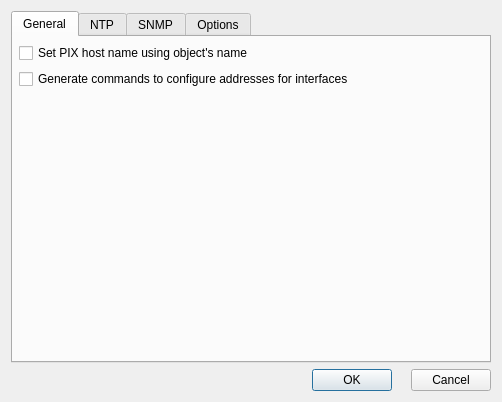
<ui version="4.0" >
 <class>pixosAdvancedDialog_q</class>
 <widget class="QDialog" name="pixosAdvancedDialog_q" >
  <property name="enabled" >
   <bool>true</bool>
  </property>
  <property name="geometry" >
   <rect>
    <x>0</x>
    <y>0</y>
    <width>502</width>
    <height>402</height>
   </rect>
  </property>
  <property name="windowTitle" >
   <string>PIX Advanced Configuration Options</string>
  </property>
  <layout class="QGridLayout" >
   <property name="leftMargin" >
    <number>11</number>
   </property>
   <property name="topMargin" >
    <number>11</number>
   </property>
   <property name="rightMargin" >
    <number>11</number>
   </property>
   <property name="bottomMargin" >
    <number>11</number>
   </property>
   <property name="horizontalSpacing" >
    <number>6</number>
   </property>
   <property name="verticalSpacing" >
    <number>6</number>
   </property>
   <item row="0" column="0" >
    <widget class="QTabWidget" name="notebook305" >
     <property name="currentIndex" >
      <number>0</number>
     </property>
     <widget class="QWidget" name="TabPage" >
      <attribute name="title" >
       <string>General</string>
      </attribute>
      <layout class="QGridLayout" >
       <property name="leftMargin" >
        <number>6</number>
       </property>
       <property name="topMargin" >
        <number>6</number>
       </property>
       <property name="rightMargin" >
        <number>6</number>
       </property>
       <property name="bottomMargin" >
        <number>6</number>
       </property>
       <property name="horizontalSpacing" >
        <number>6</number>
       </property>
       <property name="verticalSpacing" >
        <number>6</number>
       </property>
       <item row="0" column="0" >
        <widget class="QCheckBox" name="pix_set_host_name" >
         <property name="text" >
          <string>Set PIX host name using object's name</string>
         </property>
        </widget>
       </item>
       <item row="1" column="0" >
        <widget class="QCheckBox" name="pix_ip_address" >
         <property name="text" >
          <string>Generate commands to configure addresses for interfaces</string>
         </property>
        </widget>
       </item>
       <item row="2" column="0" >
        <spacer>
         <property name="orientation" >
          <enum>Qt::Vertical</enum>
         </property>
         <property name="sizeType" >
          <enum>QSizePolicy::Expanding</enum>
         </property>
         <property name="sizeHint" >
          <size>
           <width>20</width>
           <height>40</height>
          </size>
         </property>
        </spacer>
       </item>
      </layout>
     </widget>
     <widget class="QWidget" name="label593" >
      <attribute name="title" >
       <string>NTP</string>
      </attribute>
      <layout class="QGridLayout" >
       <property name="leftMargin" >
        <number>6</number>
       </property>
       <property name="topMargin" >
        <number>6</number>
       </property>
       <property name="rightMargin" >
        <number>6</number>
       </property>
       <property name="bottomMargin" >
        <number>6</number>
       </property>
       <property name="horizontalSpacing" >
        <number>6</number>
       </property>
       <property name="verticalSpacing" >
        <number>6</number>
       </property>
       <item row="1" column="0" >
        <spacer>
         <property name="orientation" >
          <enum>Qt::Vertical</enum>
         </property>
         <property name="sizeType" >
          <enum>QSizePolicy::Expanding</enum>
         </property>
         <property name="sizeHint" >
          <size>
           <width>20</width>
           <height>30</height>
          </size>
         </property>
        </spacer>
       </item>
       <item row="0" column="0" >
        <widget class="QGroupBox" name="buttonGroup41" >
         <property name="title" >
          <string>NTP Servers:</string>
         </property>
         <layout class="QGridLayout" >
          <property name="leftMargin" >
           <number>6</number>
          </property>
          <property name="topMargin" >
           <number>6</number>
          </property>
          <property name="rightMargin" >
           <number>6</number>
          </property>
          <property name="bottomMargin" >
           <number>6</number>
          </property>
          <property name="horizontalSpacing" >
           <number>6</number>
          </property>
          <property name="verticalSpacing" >
           <number>6</number>
          </property>
          <item row="1" column="1" >
           <widget class="QLineEdit" name="ntp1" />
          </item>
          <item row="2" column="1" >
           <widget class="QLineEdit" name="ntp2" />
          </item>
          <item row="3" column="2" >
           <widget class="QRadioButton" name="ntp3_pref" >
            <property name="text" >
             <string/>
            </property>
           </widget>
          </item>
          <item row="2" column="2" >
           <widget class="QRadioButton" name="ntp2_pref" >
            <property name="text" >
             <string/>
            </property>
           </widget>
          </item>
          <item row="3" column="1" >
           <widget class="QLineEdit" name="ntp3" />
          </item>
          <item row="1" column="0" >
           <widget class="QLabel" name="label580_2" >
            <property name="text" >
             <string>Server 1:</string>
            </property>
            <property name="alignment" >
             <set>Qt::AlignCenter</set>
            </property>
            <property name="wordWrap" >
             <bool>false</bool>
            </property>
           </widget>
          </item>
          <item row="2" column="0" >
           <widget class="QLabel" name="label580_2_2" >
            <property name="text" >
             <string>Server 2:</string>
            </property>
            <property name="alignment" >
             <set>Qt::AlignCenter</set>
            </property>
            <property name="wordWrap" >
             <bool>false</bool>
            </property>
           </widget>
          </item>
          <item row="3" column="0" >
           <widget class="QLabel" name="label580_2_3" >
            <property name="text" >
             <string>Server 3:</string>
            </property>
            <property name="alignment" >
             <set>Qt::AlignCenter</set>
            </property>
            <property name="wordWrap" >
             <bool>false</bool>
            </property>
           </widget>
          </item>
          <item row="1" column="2" >
           <widget class="QRadioButton" name="ntp1_pref" >
            <property name="text" >
             <string/>
            </property>
           </widget>
          </item>
          <item row="0" column="2" >
           <widget class="QLabel" name="label609" >
            <property name="text" >
             <string>Preffered:</string>
            </property>
            <property name="alignment" >
             <set>Qt::AlignCenter</set>
            </property>
            <property name="wordWrap" >
             <bool>false</bool>
            </property>
           </widget>
          </item>
          <item row="0" column="1" >
           <widget class="QLabel" name="label610" >
            <property name="text" >
             <string>IP address:</string>
            </property>
            <property name="alignment" >
             <set>Qt::AlignCenter</set>
            </property>
            <property name="wordWrap" >
             <bool>false</bool>
            </property>
           </widget>
          </item>
         </layout>
        </widget>
       </item>
      </layout>
     </widget>
     <widget class="QWidget" name="label602" >
      <attribute name="title" >
       <string>SNMP</string>
      </attribute>
      <layout class="QGridLayout" >
       <property name="leftMargin" >
        <number>6</number>
       </property>
       <property name="topMargin" >
        <number>6</number>
       </property>
       <property name="rightMargin" >
        <number>6</number>
       </property>
       <property name="bottomMargin" >
        <number>6</number>
       </property>
       <property name="horizontalSpacing" >
        <number>6</number>
       </property>
       <property name="verticalSpacing" >
        <number>6</number>
       </property>
       <item row="0" column="0" >
        <widget class="QCheckBox" name="disable_snmp_agent" >
         <property name="text" >
          <string>Disable SNMP Agent</string>
         </property>
        </widget>
       </item>
       <item row="1" column="0" >
        <widget class="QCheckBox" name="set_communities" >
         <property name="text" >
          <string>Set SNMP communities using data from the firewall object dialog</string>
         </property>
        </widget>
       </item>
       <item row="5" column="0" >
        <spacer>
         <property name="orientation" >
          <enum>Qt::Vertical</enum>
         </property>
         <property name="sizeType" >
          <enum>QSizePolicy::Expanding</enum>
         </property>
         <property name="sizeHint" >
          <size>
           <width>20</width>
           <height>40</height>
          </size>
         </property>
        </spacer>
       </item>
       <item row="4" column="0" >
        <widget class="QGroupBox" name="frame149" >
         <property name="title" >
          <string>SNMP servers</string>
         </property>
         <layout class="QGridLayout" >
          <property name="leftMargin" >
           <number>6</number>
          </property>
          <property name="topMargin" >
           <number>6</number>
          </property>
          <property name="rightMargin" >
           <number>6</number>
          </property>
          <property name="bottomMargin" >
           <number>6</number>
          </property>
          <property name="horizontalSpacing" >
           <number>6</number>
          </property>
          <property name="verticalSpacing" >
           <number>6</number>
          </property>
          <item row="1" column="1" >
           <widget class="QLineEdit" name="snmp_server1" />
          </item>
          <item row="2" column="1" >
           <widget class="QLineEdit" name="snmp_server2" />
          </item>
          <item row="1" column="2" >
           <widget class="QComboBox" name="snmp_poll_traps_1" >
            <item>
             <property name="text" >
              <string>Poll</string>
             </property>
            </item>
            <item>
             <property name="text" >
              <string>Poll and Traps</string>
             </property>
            </item>
            <item>
             <property name="text" >
              <string>Traps</string>
             </property>
            </item>
           </widget>
          </item>
          <item row="2" column="2" >
           <widget class="QComboBox" name="snmp_poll_traps_2" >
            <item>
             <property name="text" >
              <string>Poll</string>
             </property>
            </item>
            <item>
             <property name="text" >
              <string>Poll and Traps</string>
             </property>
            </item>
            <item>
             <property name="text" >
              <string>Traps</string>
             </property>
            </item>
           </widget>
          </item>
          <item row="0" column="2" >
           <widget class="QLabel" name="label604" >
            <property name="text" >
             <string>Enable:</string>
            </property>
            <property name="alignment" >
             <set>Qt::AlignCenter</set>
            </property>
            <property name="wordWrap" >
             <bool>false</bool>
            </property>
           </widget>
          </item>
          <item row="0" column="1" >
           <widget class="QLabel" name="label603" >
            <property name="sizePolicy" >
             <sizepolicy vsizetype="Preferred" hsizetype="Expanding" >
              <horstretch>0</horstretch>
              <verstretch>0</verstretch>
             </sizepolicy>
            </property>
            <property name="text" >
             <string>IP address:</string>
            </property>
            <property name="alignment" >
             <set>Qt::AlignCenter</set>
            </property>
            <property name="wordWrap" >
             <bool>false</bool>
            </property>
           </widget>
          </item>
          <item row="1" column="0" >
           <widget class="QLabel" name="label606" >
            <property name="text" >
             <string>SNMP Server 1:</string>
            </property>
            <property name="alignment" >
             <set>Qt::AlignCenter</set>
            </property>
            <property name="wordWrap" >
             <bool>false</bool>
            </property>
           </widget>
          </item>
          <item row="2" column="0" >
           <widget class="QLabel" name="label607" >
            <property name="text" >
             <string>SNMP Server 2:</string>
            </property>
            <property name="alignment" >
             <set>Qt::AlignCenter</set>
            </property>
            <property name="wordWrap" >
             <bool>false</bool>
            </property>
           </widget>
          </item>
         </layout>
        </widget>
       </item>
       <item row="3" column="0" >
        <widget class="QCheckBox" name="enable_traps" >
         <property name="text" >
          <string>Enable sending log messages as SNMP trap notifications</string>
         </property>
        </widget>
       </item>
      </layout>
     </widget>
     <widget class="QWidget" name="label608" >
      <attribute name="title" >
       <string>Options</string>
      </attribute>
      <layout class="QGridLayout" >
       <property name="leftMargin" >
        <number>6</number>
       </property>
       <property name="topMargin" >
        <number>6</number>
       </property>
       <property name="rightMargin" >
        <number>6</number>
       </property>
       <property name="bottomMargin" >
        <number>6</number>
       </property>
       <property name="horizontalSpacing" >
        <number>6</number>
       </property>
       <property name="verticalSpacing" >
        <number>6</number>
       </property>
       <item row="0" column="0" >
        <widget class="QCheckBox" name="tcpmss" >
         <property name="text" >
          <string>Change TCP MSS to</string>
         </property>
        </widget>
       </item>
       <item row="1" column="1" >
        <spacer>
         <property name="orientation" >
          <enum>Qt::Vertical</enum>
         </property>
         <property name="sizeType" >
          <enum>QSizePolicy::Expanding</enum>
         </property>
         <property name="sizeHint" >
          <size>
           <width>20</width>
           <height>162</height>
          </size>
         </property>
        </spacer>
       </item>
       <item row="0" column="1" >
        <widget class="QSpinBox" name="tcpmss_value" >
         <property name="minimum" >
          <number>0</number>
         </property>
         <property name="maximum" >
          <number>4096</number>
         </property>
         <property name="singleStep" >
          <number>10</number>
         </property>
         <property name="value" >
          <number>1380</number>
         </property>
        </widget>
       </item>
       <item row="0" column="2" >
        <widget class="QLabel" name="label567" >
         <property name="text" >
          <string>bytes</string>
         </property>
         <property name="alignment" >
          <set>Qt::AlignCenter</set>
         </property>
         <property name="wordWrap" >
          <bool>false</bool>
         </property>
        </widget>
       </item>
       <item row="0" column="3" >
        <spacer>
         <property name="orientation" >
          <enum>Qt::Horizontal</enum>
         </property>
         <property name="sizeType" >
          <enum>QSizePolicy::Expanding</enum>
         </property>
         <property name="sizeHint" >
          <size>
           <width>20</width>
           <height>20</height>
          </size>
         </property>
        </spacer>
       </item>
      </layout>
     </widget>
    </widget>
   </item>
   <item row="1" column="0" >
    <layout class="QHBoxLayout" >
     <property name="spacing" >
      <number>6</number>
     </property>
     <property name="leftMargin" >
      <number>0</number>
     </property>
     <property name="topMargin" >
      <number>0</number>
     </property>
     <property name="rightMargin" >
      <number>0</number>
     </property>
     <property name="bottomMargin" >
      <number>0</number>
     </property>
     <item>
      <spacer>
       <property name="orientation" >
        <enum>Qt::Horizontal</enum>
       </property>
       <property name="sizeType" >
        <enum>QSizePolicy::Expanding</enum>
       </property>
       <property name="sizeHint" >
        <size>
         <width>20</width>
         <height>20</height>
        </size>
       </property>
      </spacer>
     </item>
     <item>
      <widget class="QPushButton" name="ok_button" >
       <property name="text" >
        <string>OK</string>
       </property>
      </widget>
     </item>
     <item>
      <widget class="QLabel" name="label590" >
       <property name="alignment" >
        <set>Qt::AlignCenter</set>
       </property>
       <property name="wordWrap" >
        <bool>false</bool>
       </property>
      </widget>
     </item>
     <item>
      <widget class="QPushButton" name="cancel_button" >
       <property name="text" >
        <string>Cancel</string>
       </property>
      </widget>
     </item>
    </layout>
   </item>
  </layout>
 </widget>
 <layoutdefault spacing="6" margin="11" />
 <tabstops>
  <tabstop>notebook305</tabstop>
  <tabstop>pix_set_host_name</tabstop>
  <tabstop>pix_ip_address</tabstop>
  <tabstop>ntp1</tabstop>
  <tabstop>ntp1_pref</tabstop>
  <tabstop>ntp2</tabstop>
  <tabstop>ntp2_pref</tabstop>
  <tabstop>ntp3</tabstop>
  <tabstop>ntp3_pref</tabstop>
  <tabstop>disable_snmp_agent</tabstop>
  <tabstop>set_communities</tabstop>
  <tabstop>enable_traps</tabstop>
  <tabstop>snmp_server1</tabstop>
  <tabstop>snmp_poll_traps_1</tabstop>
  <tabstop>snmp_server2</tabstop>
  <tabstop>snmp_poll_traps_2</tabstop>
  <tabstop>tcpmss</tabstop>
  <tabstop>tcpmss_value</tabstop>
  <tabstop>ok_button</tabstop>
  <tabstop>cancel_button</tabstop>
 </tabstops>
 <resources/>
 <connections>
  <connection>
   <sender>ok_button</sender>
   <signal>clicked()</signal>
   <receiver>pixosAdvancedDialog_q</receiver>
   <slot>accept()</slot>
   <hints>
    <hint type="sourcelabel" >
     <x>20</x>
     <y>20</y>
    </hint>
    <hint type="destinationlabel" >
     <x>20</x>
     <y>20</y>
    </hint>
   </hints>
  </connection>
  <connection>
   <sender>cancel_button</sender>
   <signal>clicked()</signal>
   <receiver>pixosAdvancedDialog_q</receiver>
   <slot>reject()</slot>
   <hints>
    <hint type="sourcelabel" >
     <x>20</x>
     <y>20</y>
    </hint>
    <hint type="destinationlabel" >
     <x>20</x>
     <y>20</y>
    </hint>
   </hints>
  </connection>
 </connections>
</ui>
